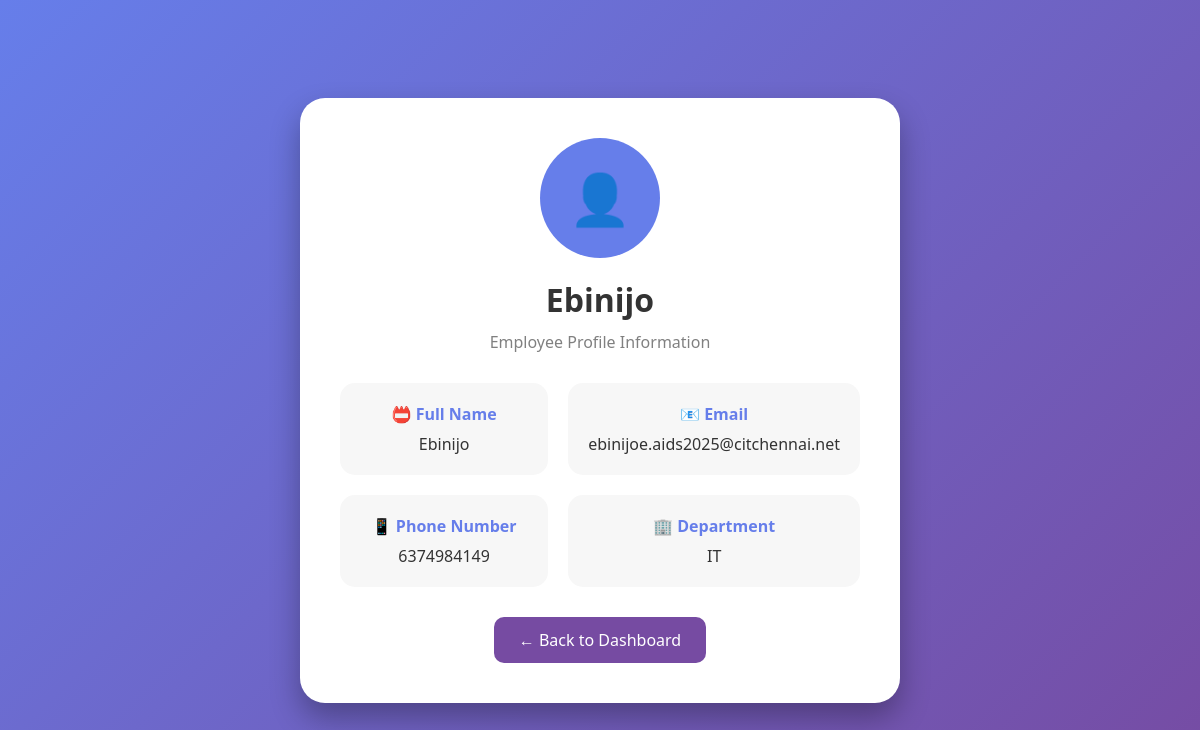
The app's page /profile/ (signed in) with its own data.
### employees/models.py (models this page shows, shortened)
class Employee(models.Model):
    name = models.CharField(max_length=100)
    email = models.EmailField(unique=True)
    phone = models.CharField(max_length=15)
    department = models.CharField(max_length=100)
    password = models.CharField(max_length=100)

### employees/views.py (the view)
# urls.py: path('profile/',
def profile(request):
    employee = Employee.objects.get(
        id=request.session['employee_id']
    )
    return render(
        request,
        'profile.html',
        {'employee': employee}
    )

### employees/templates/profile.html (shortened to what this page needs)
<!DOCTYPE html>
<html lang="en">
<head>
</head>
<body>
<div class="profile-card">
    <div class="avatar">
        👤
    </div>
    <h1>{{ employee.name }}</h1>
    <p class="subtitle">
        Employee Profile Information
    </p>
    <div class="info">
        <div class="box">
            <h4>📛 Full Name</h4>
            <p>{{ employee.name }}</p>
        </div>
        <div class="box">
            <h4>📧 Email</h4>
            <p>{{ employee.email }}</p>
        </div>
        <div class="box">
            <h4>📱 Phone Number</h4>
            <p>{{ employee.phone }}</p>
        </div>
        <div class="box">
            <h4>🏢 Department</h4>
            <p>{{ employee.department }}</p>
        </div>
    </div>
    <a href="/dashboard/" class="btn">
        ← Back to Dashboard
    </a>
</div>
</body>
</html>

### employees/templates/profile.html (style rules this page uses)
* { margin:0; padding:0; box-sizing:border-box; font-family:'Segoe UI',sans-serif; }
body { min-height:100vh; display:flex; justify-content:center; align-items:center; background:linear-gradient(135deg,#667eea,#764ba2); }
.profile-card { width:600px; background:white; border-radius:25px; padding:40px; box-shadow:0 15px 30px rgba(0,0,0,0.3); text-align:center; }
.avatar { width:120px; height:120px; margin:auto; border-radius:50%; background:#667eea; display:flex; justify-content:center; align-items:center; color:white; font-size:50px; margin-bottom:20px; }
h1 { color:#333; margin-bottom:10px; }
.subtitle { color:gray; margin-bottom:30px; }
.info { display:grid; grid-template-columns:1fr 1fr; gap:20px; margin-top:20px; }
.box { background:#f7f7f7; border-radius:15px; padding:20px; }
.box h4 { color:#667eea; margin-bottom:8px; }
.box p { color:#333; word-wrap:break-word; }
.btn { display:inline-block; margin-top:30px; text-decoration:none; background:#764ba2; color:white; padding:12px 25px; border-radius:10px; transition:0.3s; }

### records on screen
Employee: name "Ebinijo", email "ebinijoe.aids2025@citchennai.net", phone "6374984149", department "IT"
